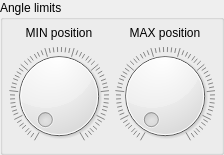
            <widget class="QGroupBox" name="angles_groupBox">
             <property name="title">
              <string>Angle limits</string>
             </property>
             <layout class="QGridLayout" name="gridLayout">
              <property name="leftMargin">
               <number>6</number>
              </property>
              <property name="topMargin">
               <number>6</number>
              </property>
              <property name="rightMargin">
               <number>6</number>
              </property>
              <property name="bottomMargin">
               <number>6</number>
              </property>
              <item row="0" column="0" colspan="2">
               <widget class="QLabel" name="cwlimit_label">
                <property name="text">
                 <string>MIN position</string>
                </property>
                <property name="alignment">
                 <set>Qt::AlignCenter</set>
                </property>
               </widget>
              </item>
              <item row="0" column="2" colspan="2">
               <widget class="QLabel" name="ccwlimit_label">
                <property name="text">
                 <string>MAX position</string>
                </property>
                <property name="alignment">
                 <set>Qt::AlignCenter</set>
                </property>
               </widget>
              </item>
              <item row="1" column="2" colspan="2">
               <widget class="QDial" name="ccwlimit">
                <property name="sizePolicy">
                 <sizepolicy hsizetype="Expanding" vsizetype="Expanding">
                  <horstretch>0</horstretch>
                  <verstretch>0</verstretch>
                 </sizepolicy>
                </property>
                <property name="maximum">
                 <number>1023</number>
                </property>
                <property name="singleStep">
                 <number>1</number>
                </property>
                <property name="pageStep">
                 <number>7</number>
                </property>
                <property name="tracking">
                 <bool>false</bool>
                </property>
                <property name="notchTarget">
                 <double>16.000000000000000</double>
                </property>
                <property name="notchesVisible">
                 <bool>true</bool>
                </property>
               </widget>
              </item>
              <item row="1" column="0" colspan="2">
               <widget class="QDial" name="cwlimit">
                <property name="sizePolicy">
                 <sizepolicy hsizetype="Expanding" vsizetype="Expanding">
                  <horstretch>0</horstretch>
                  <verstretch>0</verstretch>
                 </sizepolicy>
                </property>
                <property name="maximum">
                 <number>1023</number>
                </property>
                <property name="singleStep">
                 <number>1</number>
                </property>
                <property name="pageStep">
                 <number>7</number>
                </property>
                <property name="tracking">
                 <bool>false</bool>
                </property>
                <property name="notchTarget">
                 <double>16.000000000000000</double>
                </property>
                <property name="notchesVisible">
                 <bool>true</bool>
                </property>
               </widget>
              </item>
             </layout>
            </widget>
